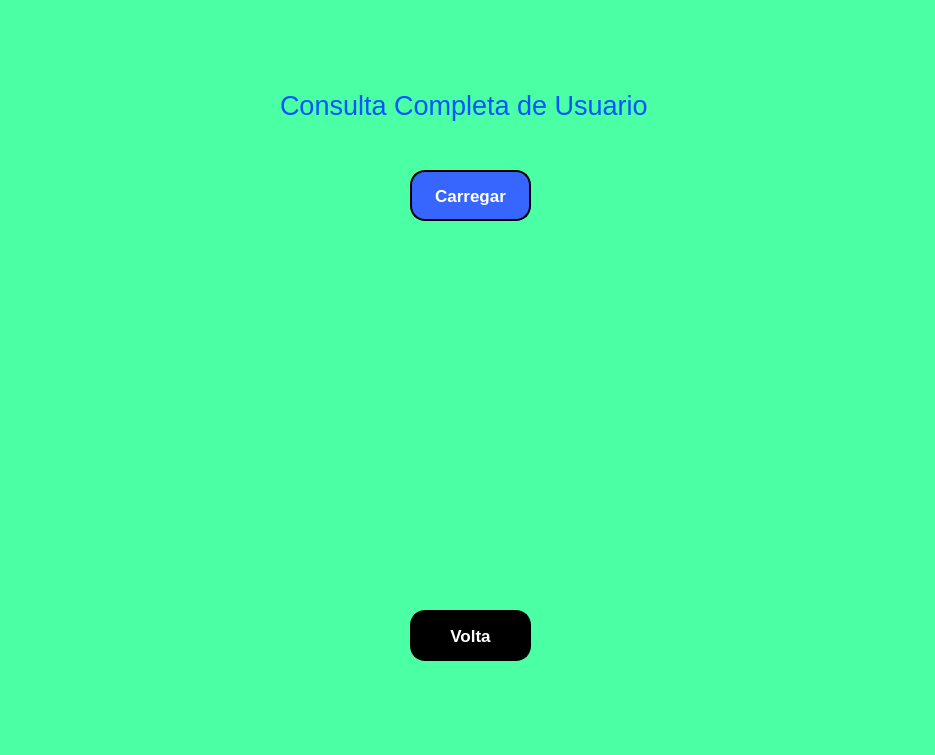
<?xml version="1.0" encoding="UTF-8"?>
<ui version="4.0">
 <class>MainWindow</class>
 <widget class="QMainWindow" name="MainWindow">
  <property name="geometry">
   <rect>
    <x>0</x>
    <y>0</y>
    <width>935</width>
    <height>755</height>
   </rect>
  </property>
  <property name="windowTitle">
   <string>MainWindow</string>
  </property>
  <property name="styleSheet">
   <string notr="true">background-color: rgb(75, 255, 165);</string>
  </property>
  <widget class="QWidget" name="centralwidget">
   <widget class="QLabel" name="label_2">
    <property name="geometry">
     <rect>
      <x>460</x>
      <y>540</y>
      <width>31</width>
      <height>61</height>
     </rect>
    </property>
    <property name="text">
     <string/>
    </property>
    <property name="pixmap">
     <pixmap>usuario.png</pixmap>
    </property>
   </widget>
   <widget class="QPushButton" name="pushButton_6">
    <property name="geometry">
     <rect>
      <x>410</x>
      <y>610</y>
      <width>121</width>
      <height>51</height>
     </rect>
    </property>
    <property name="font">
     <font>
      <pointsize>13</pointsize>
      <weight>75</weight>
      <bold>true</bold>
     </font>
    </property>
    <property name="styleSheet">
     <string notr="true">background-color: rgb(555, 102, 255);
color: rgb(255, 255, 255);
border-style: outset;
border-width: 2px;
border-radius: 15px;
border-color: black;</string>
    </property>
    <property name="text">
     <string>Volta</string>
    </property>
   </widget>
   <widget class="QLabel" name="label_6">
    <property name="geometry">
     <rect>
      <x>280</x>
      <y>90</y>
      <width>371</width>
      <height>31</height>
     </rect>
    </property>
    <property name="font">
     <font>
      <pointsize>20</pointsize>
     </font>
    </property>
    <property name="styleSheet">
     <string notr="true">color: rgb(0, 85, 255);</string>
    </property>
    <property name="text">
     <string>Consulta Completa de Usuario</string>
    </property>
   </widget>
   <widget class="QPushButton" name="pushButton_7">
    <property name="geometry">
     <rect>
      <x>410</x>
      <y>170</y>
      <width>121</width>
      <height>51</height>
     </rect>
    </property>
    <property name="font">
     <font>
      <pointsize>13</pointsize>
      <weight>75</weight>
      <bold>true</bold>
     </font>
    </property>
    <property name="styleSheet">
     <string notr="true">background-color: rgb(55, 102, 255);
color: rgb(255, 255, 255);
border-style: outset;
border-width: 2px;
border-radius: 15px;
border-color: black;</string>
    </property>
    <property name="text">
     <string>Carregar</string>
    </property>
   </widget>
   <widget class="QLabel" name="label_4">
    <property name="geometry">
     <rect>
      <x>350</x>
      <y>280</y>
      <width>231</width>
      <height>211</height>
     </rect>
    </property>
    <property name="text">
     <string/>
    </property>
    <property name="pixmap">
     <pixmap>pngwing.com.png</pixmap>
    </property>
   </widget>
   <zorder>label_4</zorder>
   <zorder>label_2</zorder>
   <zorder>pushButton_6</zorder>
   <zorder>label_6</zorder>
   <zorder>pushButton_7</zorder>
  </widget>
  <widget class="QMenuBar" name="menubar">
   <property name="geometry">
    <rect>
     <x>0</x>
     <y>0</y>
     <width>935</width>
     <height>22</height>
    </rect>
   </property>
  </widget>
  <widget class="QStatusBar" name="statusbar"/>
 </widget>
 <resources/>
 <connections/>
</ui>
